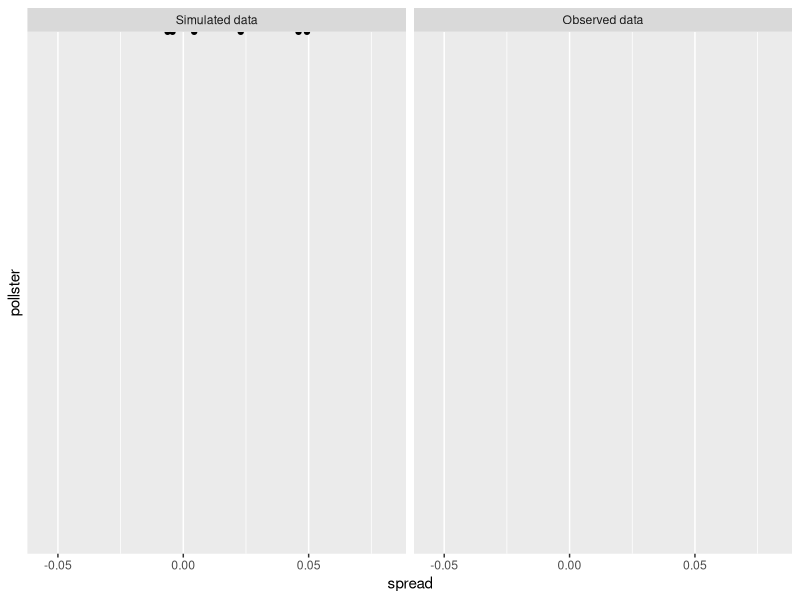
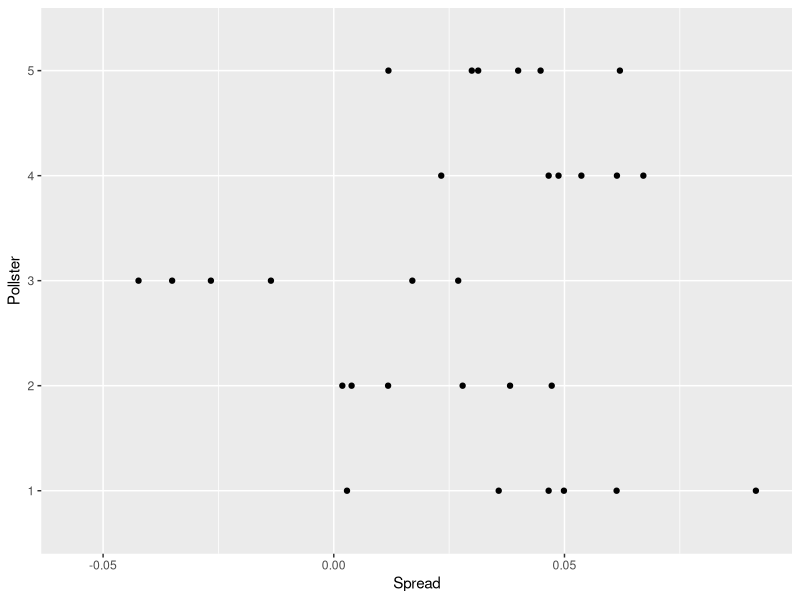
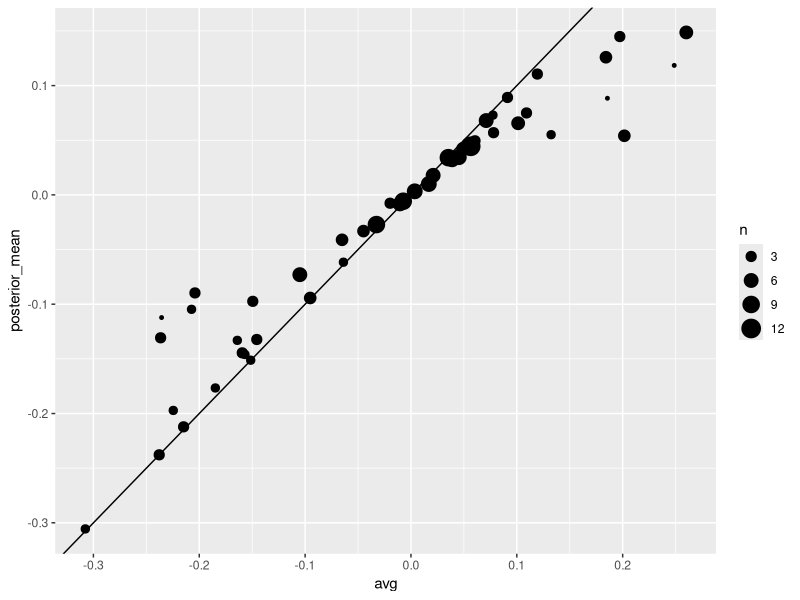
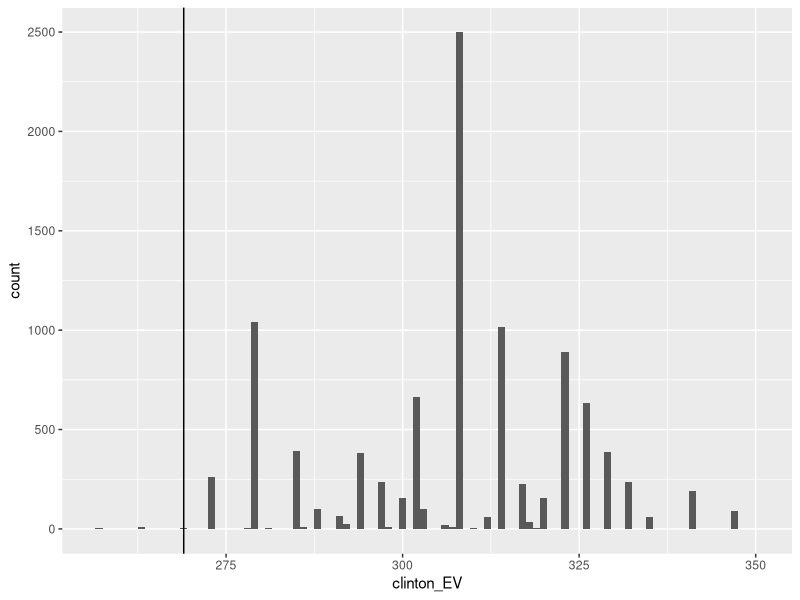
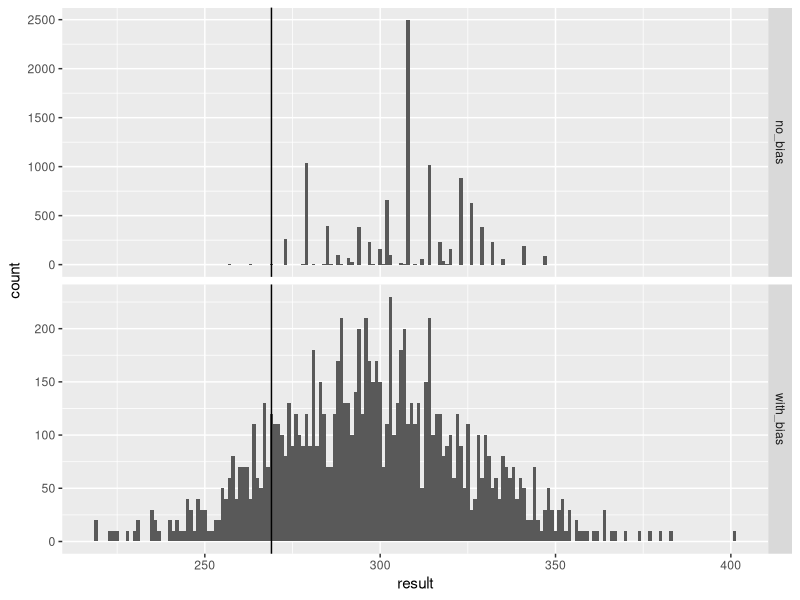
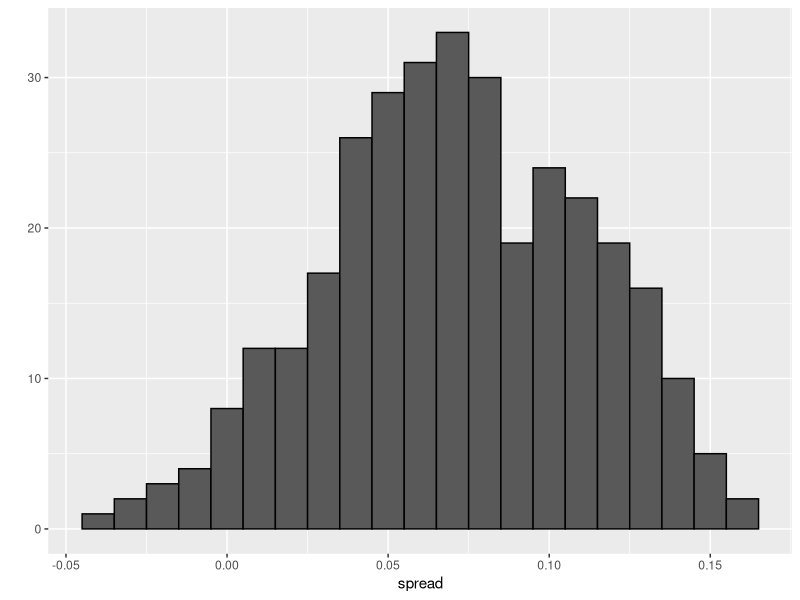
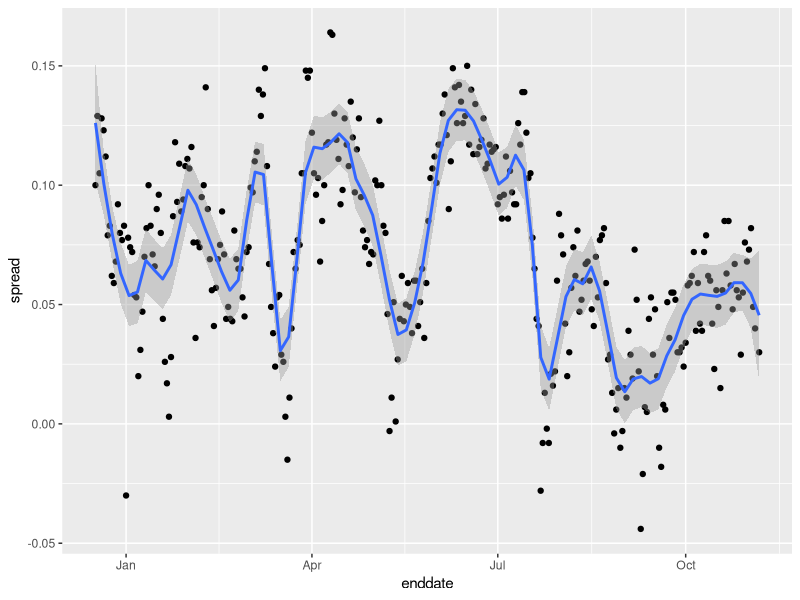
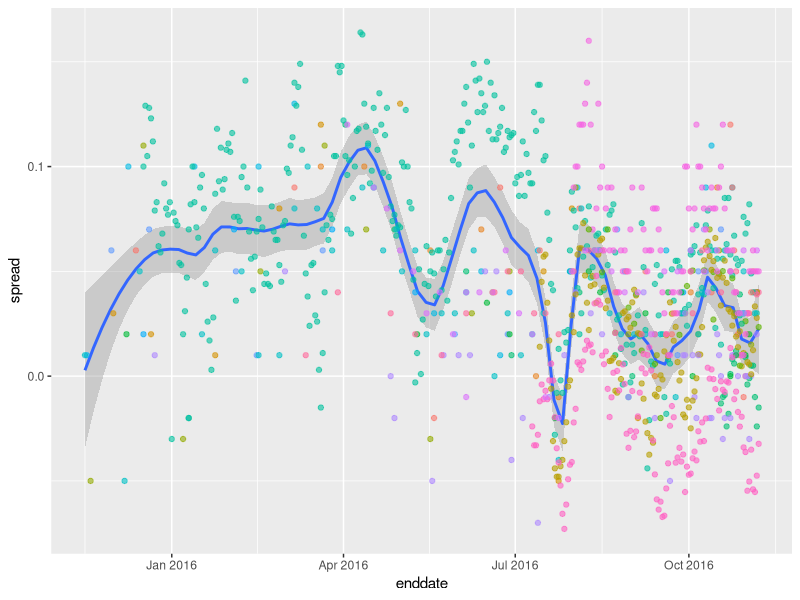

Write R code to recreate these figures, in order.
## ---- chunk 1
library(tidyverse)
library(dslabs)
polls <- polls_us_election_2016 %>%
filter(state == "U.S." & enddate >= "2016-10-31" &
(grade %in% c("A+","A","A-","B+") | is.na(grade))) %>%
mutate(spread = rawpoll_clinton/100 - rawpoll_trump/100)

one_poll_per_pollster <- polls %>% group_by(pollster) %>%
filter(enddate == max(enddate)) %>%
ungroup()

results <- one_poll_per_pollster %>%
summarize(avg = mean(spread), se = sd(spread)/sqrt(length(spread))) %>%
mutate(start = avg - 1.96*se, end = avg + 1.96*se)
## ---- chunk 2
mu <- 0
tau <- 0.035
sigma <- results$se
Y <- results$avg
B <- sigma^2/ (sigma^2 + tau^2)

posterior_mean <- B*mu + (1-B)*Y
posterior_se <- sqrt( 1/ (1/sigma^2 + 1/tau^2))

posterior_mean
posterior_se
## ---- chunk 3
posterior_mean + c(-1.96, 1.96)*posterior_se
## ---- chunk 4
1 - pnorm(0, posterior_mean, posterior_se)
## ---- chunk 5
set.seed(3)
J <- 6
N <- 2000
d <- .021
p <- (d + 1)/2
X <- d + rnorm(J, 0, 2 * sqrt(p * (1 - p)/ N))
## ---- chunk 6
I <- 5
J <- 6
N <- 2000
X <- sapply(1:I, function(i){
d + rnorm(J, 0, 2 * sqrt(p * (1 - p)/ N))
})
## ---- chunk 7
polls %>% group_by(pollster) %>%
filter(n() >= 6) %>% ungroup() %>%
select(pollster, spread) %>%
mutate(type = "Observed data", pollster = as.character(pollster)) %>%
bind_rows(data.frame(spread = as.vector(X) ,
pollster = I(rep(as.character(1:I), each=J)),
type = I("Simulated data"))) %>%
mutate(type = factor(type, levels = c("Simulated data", "Observed data"))) %>%
ggplot(aes(pollster, spread)) +
geom_point() +
coord_flip() +
facet_wrap( ~ type, scales = "free_y")
## ---- chunk 8
I <- 5
J <- 6
N <- 2000
d <- .021
p <- (d + 1)/ 2
h <- rnorm(I, 0, 0.025)
X <- sapply(1:I, function(i){
d + h[i] + rnorm(J, 0, 2 * sqrt(p * (1 - p)/ N))
})
## ---- chunk 9
data.frame(Spread = as.vector(X) , Pollster = as.factor(rep(1:I, each=J))) %>%
ggplot(aes(Pollster, Spread)) +
geom_point() +
scale_y_continuous(limit = c(-0.056, 0.092)) +
coord_flip()
## ---- chunk 10
sd(one_poll_per_pollster$spread)
## ---- chunk 11
mu <- 0
tau <- 0.035
sigma <- sqrt(results$se^2 + .025^2)
Y <- results$avg
B <- sigma^2/ (sigma^2 + tau^2)

posterior_mean <- B*mu + (1-B)*Y
posterior_se <- sqrt( 1/ (1/sigma^2 + 1/tau^2))

1 - pnorm(0, posterior_mean, posterior_se)
## ---- chunk 12
results_us_election_2016 %>% top_n(5, electoral_votes)
## ---- chunk 13
results <- polls_us_election_2016 %>%
filter(state!="U.S." &
!str_detect(state, "CD") &
enddate >="2016-10-31" &
(grade %in% c("A+","A","A-","B+") | is.na(grade))) %>%
mutate(spread = rawpoll_clinton/100 - rawpoll_trump/100) %>%
group_by(state) %>%
summarize(avg = mean(spread), sd = sd(spread), n = n()) %>%
mutate(state = as.character(state))
## ---- chunk 14
results %>% arrange(abs(avg))
## ---- chunk 15
results <- left_join(results, results_us_election_2016, by = "state")
## ---- chunk 16
results_us_election_2016 %>% filter(!state %in% results$state) %>%
pull(state)
## ---- chunk 17
results <- results %>%
mutate(sd = ifelse(is.na(sd), median(results$sd, na.rm = TRUE), sd))
## ---- chunk 18
mu <- 0
tau <- 0.02
results %>% mutate(sigma = sd/sqrt(n),
B = sigma^2/ (sigma^2 + tau^2),
posterior_mean = B * mu + (1 - B) * avg,
posterior_se = sqrt(1/ (1/sigma^2 + 1/tau^2)))
## ---- chunk 19
results %>% mutate(sigma = sd/ sqrt(n),
B = sigma^2/ (sigma^2 + tau^2),
posterior_mean = B * mu + (1 - B) * avg,
posterior_se = sqrt(1/ (1/sigma^2 + 1/tau^2))) %>%
ggplot(aes(avg, posterior_mean, size = n)) + geom_point() +
geom_abline(slope = 1, intercept = 0)
## ---- chunk 20
B <- 10000
mu <- 0
tau <- 0.02
clinton_EV <- replicate(B, {
results %>% mutate(sigma = sd/sqrt(n),
B = sigma^2/ (sigma^2 + tau^2),
posterior_mean = B * mu + (1 - B) * avg,
posterior_se = sqrt(1/ (1/sigma^2 + 1/tau^2)),
result = rnorm(length(posterior_mean),
posterior_mean, posterior_se),
clinton = ifelse(result > 0, electoral_votes, 0)) %>%
summarize(clinton = sum(clinton)) %>%
pull(clinton) + 7
})

mean(clinton_EV > 269)
## ---- chunk 21
data.frame(clinton_EV) %>%
ggplot(aes(clinton_EV)) +
geom_histogram(binwidth = 1) +
geom_vline(xintercept = 269)
## ---- chunk 22
tau <- 0.02
bias_sd <- 0.03
clinton_EV_2 <- replicate(1000, {
results %>% mutate(sigma = sqrt(sd^2/n + bias_sd^2),
B = sigma^2/ (sigma^2 + tau^2),
posterior_mean = B*mu + (1-B)*avg,
posterior_se = sqrt( 1/ (1/sigma^2 + 1/tau^2)),
result = rnorm(length(posterior_mean),
posterior_mean, posterior_se),
clinton = ifelse(result>0, electoral_votes, 0)) %>%
summarize(clinton = sum(clinton) + 7) %>%
pull(clinton)
})
mean(clinton_EV_2 > 269)
## ---- chunk 23
data.frame(no_bias=clinton_EV, with_bias=clinton_EV_2) %>% gather(approach, result) %>%
ggplot(aes(result)) +
geom_histogram(binwidth = 1) +
geom_vline(xintercept = 269) +
facet_grid(approach~., scales="free")
## ---- chunk 24
one_pollster <- polls_us_election_2016 %>%
filter(pollster == "Ipsos" & state == "U.S.") %>%
mutate(spread = rawpoll_clinton/100 - rawpoll_trump/100)
## ---- chunk 25
se <- one_pollster %>%
summarize(empirical = sd(spread),
theoretical = 2 * sqrt(mean(spread) * (1 - mean(spread))/
min(samplesize)))
se
## ---- chunk 26
qplot(spread, geom = "histogram", binwidth = 0.01, data = one_pollster, color = I("black"))
## ---- chunk 27
one_pollster %>% ggplot(aes(enddate, spread)) +
geom_point() +
geom_smooth(method = "loess", span = 0.1)
## ---- chunk 28
polls_us_election_2016 %>%
filter(state == "U.S.") %>%
group_by(pollster) %>%
filter(n()>=10) %>%
ungroup() %>%
mutate(spread = rawpoll_clinton/100 - rawpoll_trump/100) %>%
ggplot(aes(enddate, spread)) +
geom_smooth(method = "loess", span = 0.1) +
geom_point(aes(color=pollster), show.legend = FALSE, alpha=0.6)
## ---- chunk 29
polls_us_election_2016 %>%
filter(state == "U.S." & enddate>="2016-07-01") %>%
select(enddate, pollster, rawpoll_clinton, rawpoll_trump) %>%
rename(Clinton = rawpoll_clinton, Trump = rawpoll_trump) %>%
gather(candidate, percentage, -enddate, -pollster) %>%
mutate(candidate = factor(candidate, levels = c("Trump","Clinton")))%>%
group_by(pollster) %>%
filter(n()>=10) %>%
ungroup() %>%
ggplot(aes(enddate, percentage, color = candidate)) +
geom_point(show.legend = FALSE, alpha=0.4) +
geom_smooth(method = "loess", span = 0.15) +
scale_y_continuous(limits = c(30,50))
## ---- chunk 30
library(tidyverse)
library(dslabs)
data("polls_us_election_2016")
polls <- polls_us_election_2016 %>%
filter(state != "U.S." & enddate >= "2016-10-31") %>%
mutate(spread = rawpoll_clinton/100 - rawpoll_trump/100)
